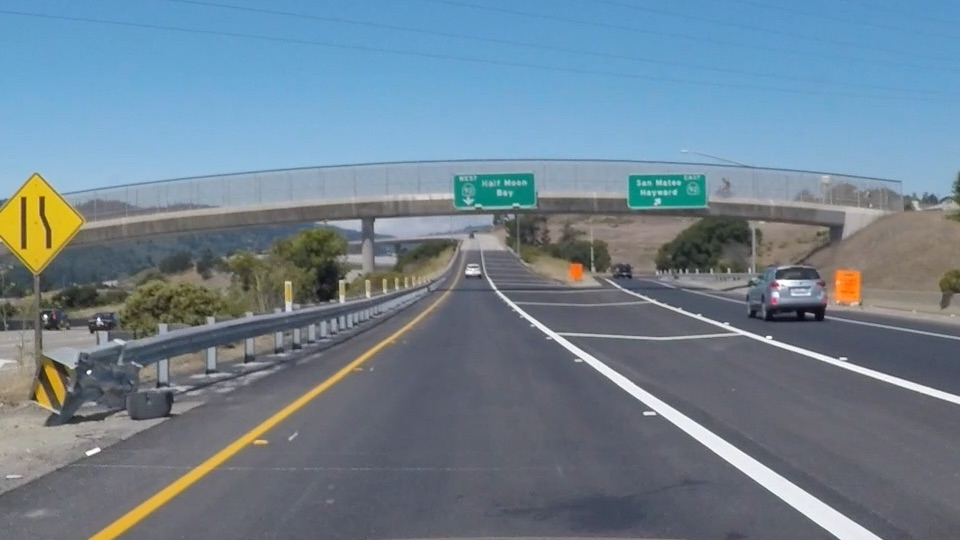
#> input picture exit-ramp.jpg, 960 x 540 px
$ python canny.py
#> lines starting #> are read from the running program, lines starting #| are printed output that depends on the picture; after the words box and inside, x2 and y2 are one past the last pixel; in counts of white or black regions, pixels touching at a corner belong together
import matplotlib.pyplot as plt
import matplotlib.image as mpimg
import numpy as np
import cv2

image = mpimg.imread('exit-ramp.jpg')
#> image is the input picture: shape (540, 960, 3); mean R, G, B 111.3, 130.2, 144.4

# Grayscale conversion
gray = cv2.cvtColor(image,cv2.COLOR_RGB2GRAY)
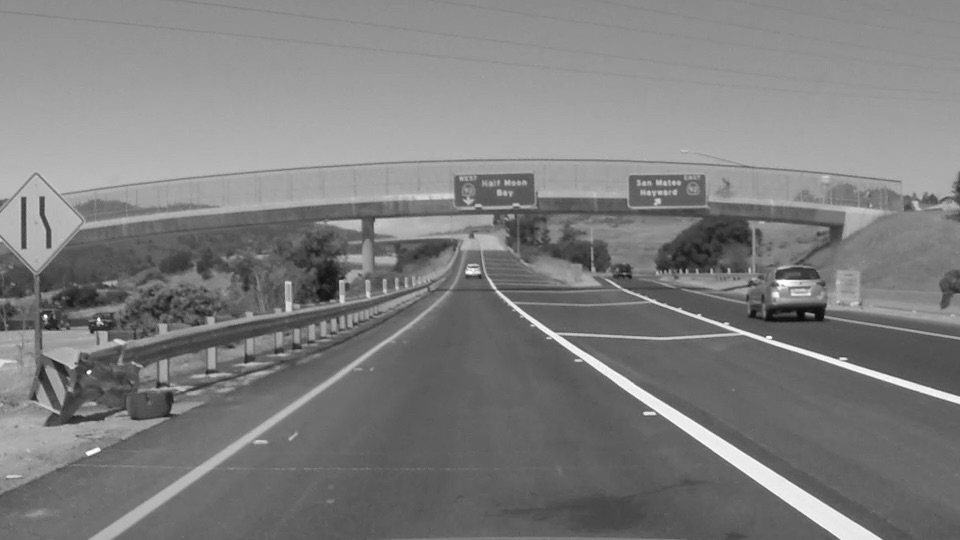
#> gray: shape (540, 960); min 7, max 255, mean 126.2
plt.imshow(gray,cmap = 'gray')

# Thresholds for edge detection
low_threshold = 50
high_threshold = 150

# Gaussian Filer
kernel_size = 5
blur_gray = cv2.GaussianBlur(gray,(kernel_size,kernel_size),0)

# Canny edge detection
edges = cv2.Canny(gray, low_threshold, high_threshold)
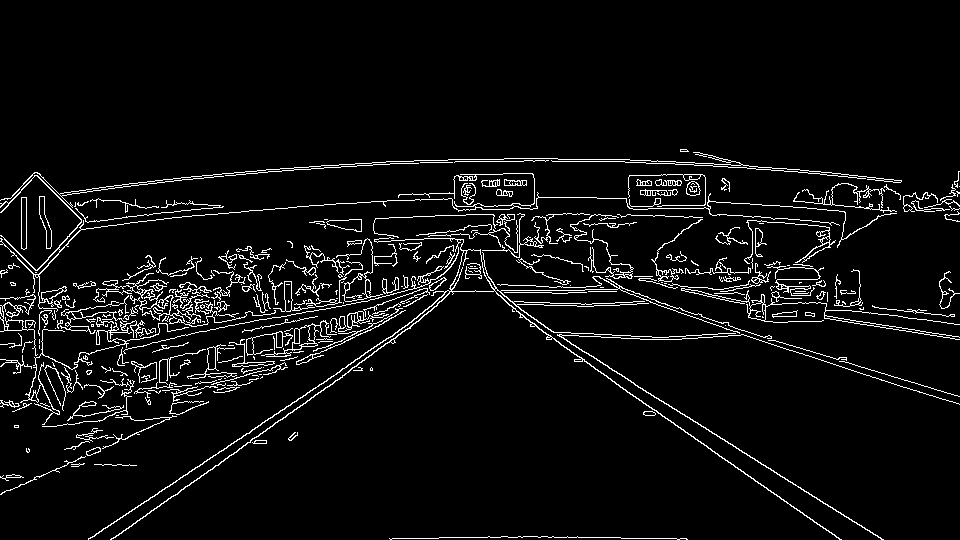
#> edges: shape (540, 960); 5.3% white in thin lines or dots, all inside (x1, y1, x2, y2) = (0, 149, 960, 540)
plt.imshow(edges,cmap = 'Greys_r')

plt.show()
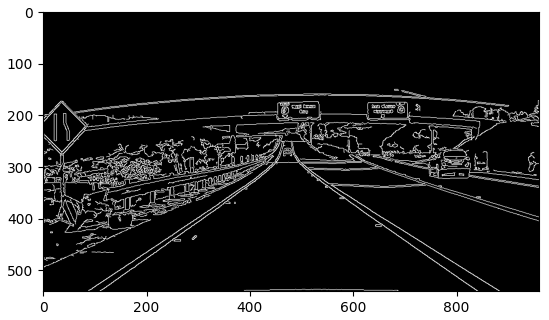
#> figure drawn by matplotlib, 1 panel
